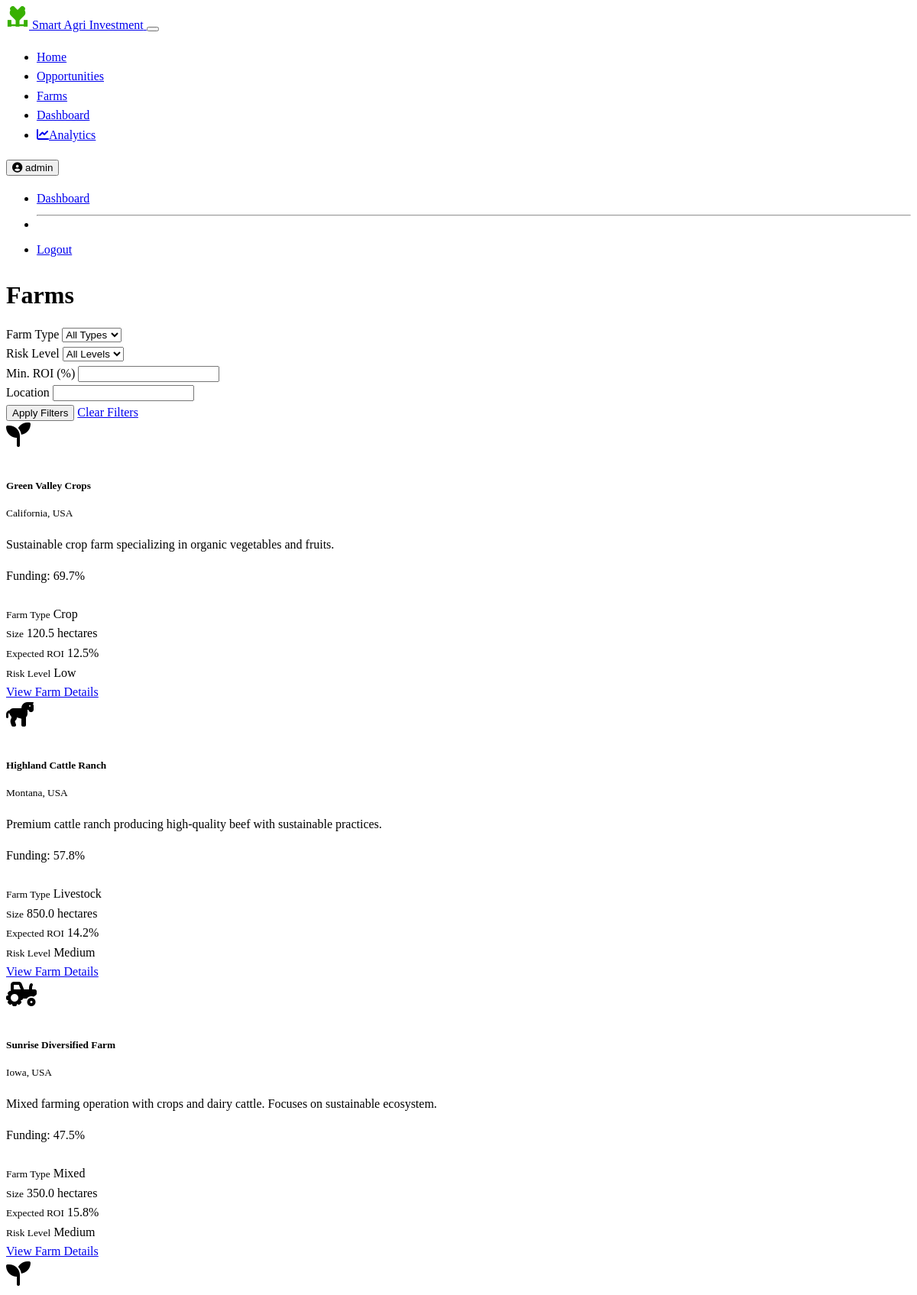
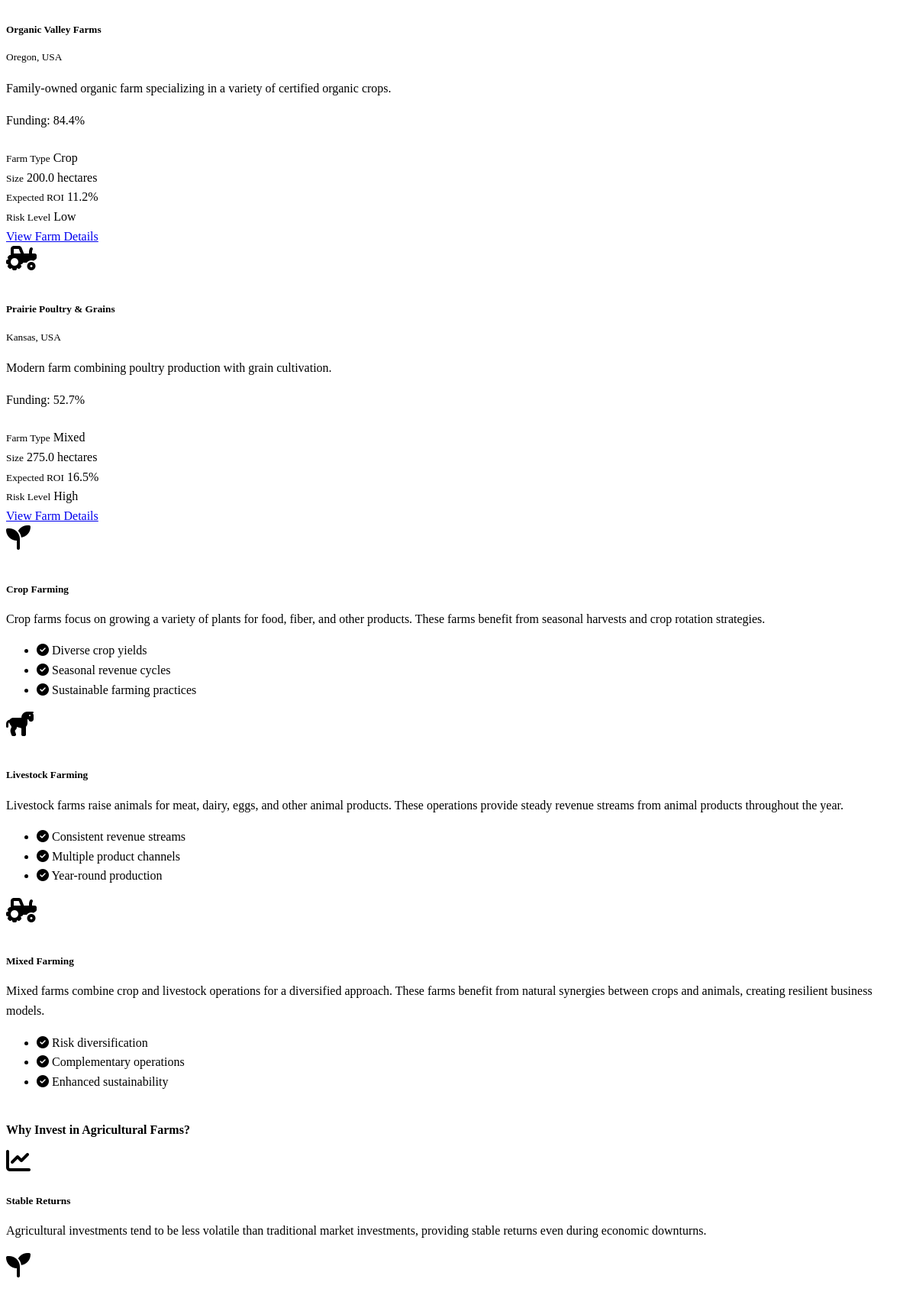
Screenshot of /farms (signed in, upper part) with the database file from the repository (2 pictures, top to bottom).
### models.py (models this page shows, shortened)
class User(UserMixin, db.Model):
    id = db.Column(db.Integer, primary_key=True)
    username = db.Column(db.String(64), unique=True, nullable=False)
    email = db.Column(db.String(120), unique=True, nullable=False)
    password_hash = db.Column(db.String(256), nullable=False)
    first_name = db.Column(db.String(64))
    last_name = db.Column(db.String(64))
    created_at = db.Column(db.DateTime, default=datetime.utcnow)
    is_investor = db.Column(db.Boolean, default=True)  # True for investors, False for farm managers
    total_investment = db.Column(db.Float, default=0.0)
    investments = db.relationship('Investment', backref='investor', lazy='dynamic')

class Farm(db.Model):
    id = db.Column(db.Integer, primary_key=True)
    name = db.Column(db.String(128), nullable=False)
    location = db.Column(db.String(256))
    description = db.Column(db.Text)
    farm_type = db.Column(db.String(64))  # e.g., "Crop", "Livestock", "Mixed"
    size_hectares = db.Column(db.Float)
    established_date = db.Column(db.Date)
    created_at = db.Column(db.DateTime, default=datetime.utcnow)
    total_funding_needed = db.Column(db.Float, default=0.0)
    current_funding = db.Column(db.Float, default=0.0)
    expected_roi = db.Column(db.Float)  # Percentage
    risk_level = db.Column(db.String(20))  # "Low", "Medium", "High"
    yield_history = db.Column(db.Text)  # Stored as JSON string
    owner_id = db.Column(db.Integer, db.ForeignKey('user.id'))
    investment_opportunities = db.relationship('InvestmentOpportunity', backref='farm', lazy='dynamic')
    performance_data = db.relationship('FarmPerformance', backref='farm', lazy='dynamic')
    def funding_percentage(self):
        if self.total_funding_needed == 0:
            return 0
        return (self.current_funding / self.total_funding_needed) * 100

### routes.py (the view)
@app.route('/farms')
def farms():
    all_farms = Farm.query.all()
    return render_template('farms.html', farms=all_farms)

### app.py (called while the page is built)
    @login_manager.user_loader
    def load_user(user_id):
        return models.User.query.get(int(user_id))

### templates/farms.html (shortened to what this page needs)
{% extends "base.html" %}
{% block content %}
<div class="container py-4">
    <h1 class="mb-4">Farms</h1>
    <div class="card mb-4 border-0">
        <div class="card-body">
            <form method="GET" action="{{ url_for('farms') }}">
                <div class="row g-3">
                    <div class="col-md-3">
                        <label for="farm_type" class="form-label">Farm Type</label>
                        <select class="form-select" id="farm_type" name="farm_type">
                            <option value="">All Types</option>
                        </select>
                    </div>
                    <div class="col-md-3">
                        <label for="risk_level" class="form-label">Risk Level</label>
                        <select class="form-select" id="risk_level" name="risk_level">
                            <option value="">All Levels</option>
                        </select>
                    </div>
                    <div class="col-md-3">
                        <label for="min_roi" class="form-label">Min. ROI (%)</label>
                        <input type="number" class="form-control" id="min_roi" name="min_roi" min="0" step="0.1">
                    </div>
                    <div class="col-md-3">
                        <label for="location" class="form-label">Location</label>
                        <input type="text" class="form-control" id="location" name="location">
                    </div>
                </div>
                <div class="d-flex justify-content-between mt-3">
                    <button type="submit" class="btn btn-success">Apply Filters</button>
                    <a href="{{ url_for('farms') }}" class="btn btn-outline-secondary">Clear Filters</a>
                </div>
            </form>
        </div>
    </div>
    <div class="row g-4">
        {% if farms %}
            {% for farm in farms %}
            <div class="col-md-6 col-lg-4">
                <div class="card h-100 border-0 shadow-sm card-hover">
                    <div class="card-body">
                        <div class="d-flex align-items-center mb-3">
                            <div class="bg-success bg-opacity-25 rounded-circle d-flex align-items-center justify-content-center me-3" style="width: 50px; height: 50px;">
                                {% if farm.farm_type == 'Crop' %}
                                <i class="fas fa-seedling fa-2x text-success"></i>
                                {% elif farm.farm_type == 'Livestock' %}
                                <i class="fas fa-horse fa-2x text-success"></i>
                                {% else %}
                                <i class="fas fa-tractor fa-2x text-success"></i>
                                {% endif %}
                            </div>
                            <div>
                                <h5 class="card-title mb-0">{{ farm.name }}</h5>
                                <small class="text-muted">{{ farm.location }}</small>
                            </div>
                        </div>
                        <p class="card-text">{{ farm.description[:100] }}{% if farm.description|length > 100 %}...{% endif %}</p>
                        <div class="my-3">
                            <p class="mb-1 small">Funding: {{ "%.1f"|format(farm.funding_percentage()) }}%</p>
                            <div class="progress" style="height: 8px;">
                            </div>
                        </div>
                        <div class="row g-2 mb-3">
                            <div class="col-6">
                                <div class="bg-dark-subtle p-2 rounded">
                                    <small class="text-muted d-block">Farm Type</small>
                                    <span>{{ farm.farm_type }}</span>
                                </div>
                            </div>
                            <div class="col-6">
                                <div class="bg-dark-subtle p-2 rounded">
                                    <small class="text-muted d-block">Size</small>
                                    <span>{{ farm.size_hectares }} hectares</span>
                                </div>
                            </div>
                            <div class="col-6">
                                <div class="bg-dark-subtle p-2 rounded">
                                    <small class="text-muted d-block">Expected ROI</small>
                                    <span class="text-success">{{ farm.expected_roi }}%</span>
                                </div>
                            </div>
                            <div class="col-6">
                                <div class="bg-dark-subtle p-2 rounded">
                                    <small class="text-muted d-block">Risk Level</small>
                                    <span class="{{ 'text-success' if farm.risk_level == 'Low' else 'text-warning' if farm.risk_level == 'Medium' else 'text-danger' }}">{{ farm.risk_level }}</span>
                                </div>
                            </div>
                        </div>
                        <div class="d-grid">
                            <a href="{{ url_for('farm_detail', farm_id=farm.id) }}" class="btn btn-outline-success">View Farm Details</a>
                        </div>
                    </div>
                </div>
            </div>
            {% endfor %}
        {% else %}
            <div class="col-12">
                <div class="alert alert-info">
                    <p class="mb-0">No farms match your search criteria. Please try different filters or check back later.</p>
                </div>
            </div>
        {% endif %}
    </div>
    <div class="row mt-5 g-4">
        <div class="col-lg-4">
            <div class="card h-100 border-0">
                <div class="card-body">
                    <div class="d-flex align-items-center mb-3">
                        <div class="bg-success bg-opacity-25 rounded-circle d-flex align-items-center justify-content-center me-3" style="width: 50px; height: 50px;">
                            <i class="fas fa-seedling fa-2x text-success"></i>
                        </div>
                        <h5 class="mb-0">Crop Farming</h5>
                    </div>
                    <p>Crop farms focus on growing a variety of plants for food, fiber, and other products. These farms benefit from seasonal harvests and crop rotation strategies.</p>
                    <ul class="list-unstyled mb-0">
                        <li class="mb-2"><i class="fas fa-check-circle text-success me-2"></i> Diverse crop yields</li>
                        <li class="mb-2"><i class="fas fa-check-circle text-success me-2"></i> Seasonal revenue cycles</li>
                        <li><i class="fas fa-check-circle text-success me-2"></i> Sustainable farming practices</li>
                    </ul>
                </div>
            </div>
        </div>
        <div class="col-lg-4">
            <div class="card h-100 border-0">
                <div class="card-body">
                    <div class="d-flex align-items-center mb-3">
                        <div class="bg-success bg-opacity-25 rounded-circle d-flex align-items-center justify-content-center me-3" style="width: 50px; height: 50px;">
                            <i class="fas fa-horse fa-2x text-success"></i>
                        </div>
                        <h5 class="mb-0">Livestock Farming</h5>
                    </div>
                    <p>Livestock farms raise animals for meat, dairy, eggs, and other animal products. These operations provide steady revenue streams from animal products throughout the year.</p>
                    <ul class="list-unstyled mb-0">
                        <li class="mb-2"><i class="fas fa-check-circle text-success me-2"></i> Consistent revenue streams</li>
                        <li class="mb-2"><i class="fas fa-check-circle text-success me-2"></i> Multiple product channels</li>
                        <li><i class="fas fa-check-circle text-success me-2"></i> Year-round production</li>
                    </ul>
                </div>
            </div>
        </div>
        <div class="col-lg-4">
            <div class="card h-100 border-0">
                <div class="card-body">
                    <div class="d-flex align-items-center mb-3">
                        <div class="bg-success bg-opacity-25 rounded-circle d-flex align-items-center justify-content-center me-3" style="width: 50px; height: 50px;">
                            <i class="fas fa-tractor fa-2x text-success"></i>
                        </div>
                        <h5 class="mb-0">Mixed Farming</h5>
                    </div>
                    <p>Mixed farms combine crop and livestock operations for a diversified approach. These farms benefit from natural synergies between crops and animals, creating resilient business models.</p>
                    <ul class="list-unstyled mb-0">
                        <li class="mb-2"><i class="fas fa-check-circle text-success me-2"></i> Risk diversification</li>
                        <li class="mb-2"><i class="fas fa-check-circle text-success me-2"></i> Complementary operations</li>
                        <li><i class="fas fa-check-circle text-success me-2"></i> Enhanced sustainability</li>
                    </ul>
                </div>
            </div>
        </div>
    </div>
    <div class="card mt-5 border-0">
        <div class="card-header bg-dark">
            <h4 class="mb-0">Why Invest in Agricultural Farms?</h4>
        </div>
        <div class="card-body">
            <div class="row">
                <div class="col-md-6">
                    <div class="d-flex mb-4">
                        <div class="me-3">
                            <i class="fas fa-chart-line fa-2x text-success"></i>
                        </div>
                        <div>
                            <h5>Stable Returns</h5>
                            <p class="mb-0">Agricultural investments tend to be less volatile than traditional market investments, providing stable returns even during economic downturns.</p>
                        </div>
                    </div>
                    <div class="d-flex mb-4">
                        <div class="me-3">
                            <i class="fas fa-seedling fa-2x text-success"></i>
                        </div>
                    </div>
                </div>
            </div>
        </div>
    </div>
</div>
{% endblock %}

### templates/base.html (shortened to what this page needs)
<!DOCTYPE html>
<html lang="en" data-bs-theme="dark">
<head>
    <link href="https://cdn.replit.com/agent/bootstrap-agent-dark-theme.min.css" rel="stylesheet">
    <link rel="stylesheet" href="https://cdnjs.cloudflare.com/ajax/libs/font-awesome/6.4.0/css/all.min.css">
    <link rel="stylesheet" href="{{ url_for('static', filename='css/custom.css') }}">
</head>
<body>
    <nav class="navbar navbar-expand-lg navbar-dark bg-dark">
        <div class="container">
            <a class="navbar-brand d-flex align-items-center" href="{{ url_for('index') }}">
                <span>Smart Agri Investment</span>
            </a>
            <button class="navbar-toggler" type="button" data-bs-toggle="collapse" data-bs-target="#navbarNav" aria-controls="navbarNav" aria-expanded="false" aria-label="Toggle navigation">
            </button>
            <div class="collapse navbar-collapse" id="navbarNav">
                <ul class="navbar-nav me-auto">
                    <li class="nav-item">
                        <a class="nav-link" href="{{ url_for('index') }}">Home</a>
                    </li>
                    <li class="nav-item">
                        <a class="nav-link" href="{{ url_for('investment_opportunities') }}">Opportunities</a>
                    </li>
                    <li class="nav-item">
                        <a class="nav-link" href="{{ url_for('farms') }}">Farms</a>
                    </li>
                    {% if current_user.is_authenticated %}
                    <li class="nav-item">
                        <a class="nav-link" href="{{ url_for('investor_dashboard') }}">Dashboard</a>
                    </li>
                    <li class="nav-item">
                        <a class="nav-link" href="{{ url_for('analytics_dashboard') }}">
                            <i class="fas fa-chart-line me-1"></i>Analytics
                        </a>
                    </li>
                    {% endif %}
                </ul>
                <div class="d-flex">
                    {% if current_user.is_authenticated %}
                    <div class="dropdown">
                        <button class="btn btn-outline-light dropdown-toggle" type="button" id="userDropdown" data-bs-toggle="dropdown" aria-expanded="false">
                            <i class="fas fa-user-circle me-1"></i> {{ current_user.username }}
                        </button>
                        <ul class="dropdown-menu dropdown-menu-end" aria-labelledby="userDropdown">
                            <li><a class="dropdown-item" href="{{ url_for('investor_dashboard') }}">Dashboard</a></li>
                            <li><hr class="dropdown-divider"></li>
                            <li><a class="dropdown-item" href="{{ url_for('logout') }}">Logout</a></li>
                        </ul>
                    </div>
                    {% else %}
                    <a href="{{ url_for('login') }}" class="btn btn-outline-light me-2">Login</a>
                    <a href="{{ url_for('register') }}" class="btn btn-success">Register</a>
                    {% endif %}
                </div>
            </div>
        </div>
    </nav>
    <main class="flex-shrink-0">
        {% block content %}{% endblock %}
    </main>
</body>
</html>

### static/css/custom.css (style rules this page uses)
:root { --agri-green: #38b000; --agri-green-light: rgba(56, 176, 0, 0.1); --agri-green-medium: rgba(56, 176, 0, 0.5); }
body { line-height: 1.6; }
h1, h2, h3, h4, h5, h6 { margin-bottom: 0.75rem; font-weight: 600; }
.card { transition: transform 0.2s ease, box-shadow 0.2s ease; overflow: hidden; }
.progress { overflow: visible; }

### rows the page displays
User: username "admin"
Farm: name "Green Valley Crops", location "California, USA", description "Sustainable crop farm specializing in organic vegetables and fruits.", funding_percentage "69.7", farm_type "Crop", size_hectares "120.5", expected_roi "12.5", risk_level "Low"
Farm: name "Highland Cattle Ranch", location "Montana, USA", description "Premium cattle ranch producing high-quality beef with sustainable practices.", funding_percentage "57.8", farm_type "Livestock", size_hectares "850.0", expected_roi "14.2", risk_level "Medium"
Farm: name "Sunrise Diversified Farm", location "Iowa, USA", description "Mixed farming operation with crops and dairy cattle. Focuses on sustainable ecosystem.", funding_percentage "47.5", farm_type "Mixed", size_hectares "350.0", expected_roi "15.8", risk_level "Medium"
Farm: name "Organic Valley Farms", location "Oregon, USA", description "Family-owned organic farm specializing in a variety of certified organic crops.", funding_percentage "84.4", farm_type "Crop", size_hectares "200.0", expected_roi "11.2", risk_level "Low"
Farm: name "Prairie Poultry & Grains", location "Kansas, USA", description "Modern farm combining poultry production with grain cultivation.", funding_percentage "52.7", farm_type "Mixed", size_hectares "275.0", expected_roi "16.5", risk_level "High"
